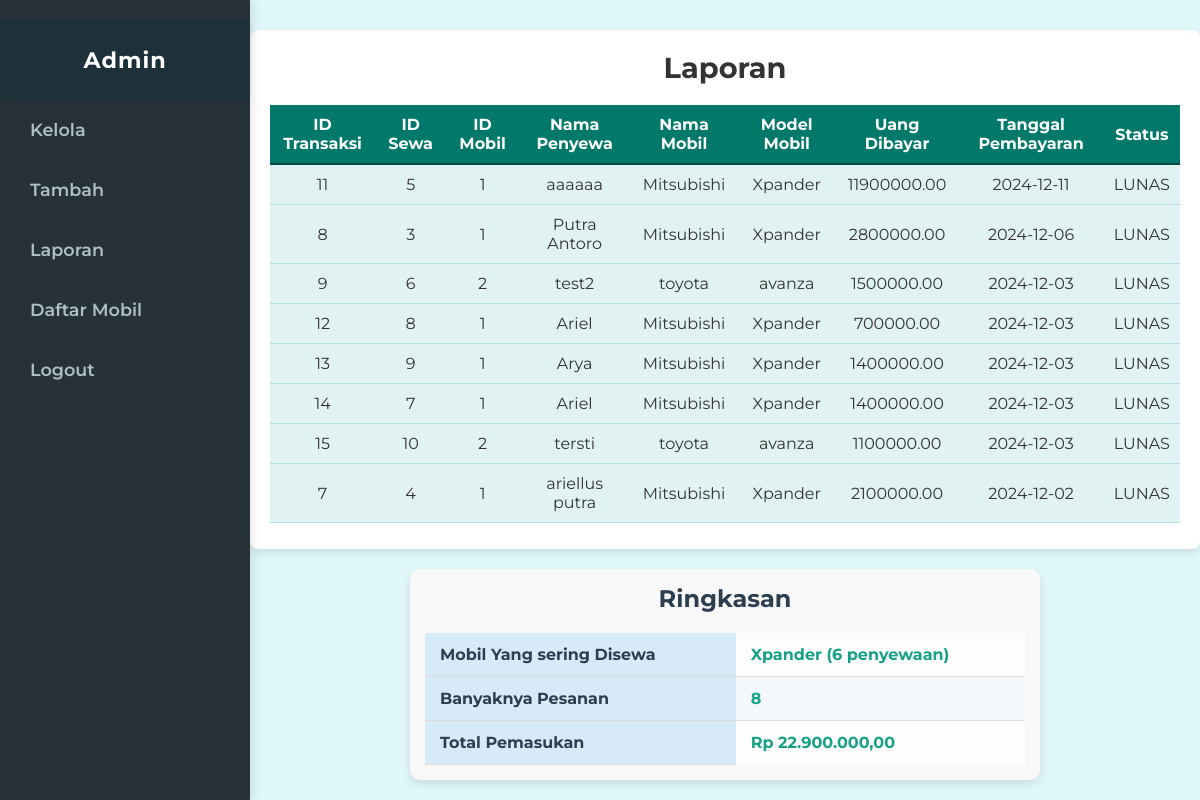
The app's page /laporan.php with its own data.
### tables this page shows
CREATE TABLE `transaksi` (
  `transaksi_id` int(11) NOT NULL,
  `sewa_id` int(11) DEFAULT NULL,
  `uang_dibayar` decimal(10,2) DEFAULT NULL,
  `tanggal_pembayaran` date DEFAULT NULL,
  `status` varchar(20) DEFAULT 'Belum Lunas'
);

CREATE TABLE `penyewaan` (
  `sewa_id` int(11) NOT NULL,
  `user_id` int(11) DEFAULT NULL,
  `mobil_id` int(11) DEFAULT NULL,
  `tanggal_sewa` date DEFAULT NULL,
  `tanggal_kembali` date DEFAULT NULL,
  `harga_total` decimal(10,2) DEFAULT NULL,
  `status_sewa` varchar(255) DEFAULT 'Menunggu Pembayaran',
  `alamat` varchar(255) DEFAULT NULL,
  `nama_penyewa` varchar(100) DEFAULT NULL
);

CREATE TABLE `mobil` (
  `mobil_id` int(11) NOT NULL,
  `nama_mobil` varchar(100) NOT NULL,
  `model_mobil` varchar(100) DEFAULT NULL,
  `harga_perhari` decimal(10,2) DEFAULT NULL,
  `status_ketersediaan` varchar(50) DEFAULT 'Available',
  `gambar` varchar(255) DEFAULT NULL,
  `jumlah_disewa` int(11) NOT NULL
);

### koneksi.php (called while the page is built, shortened)
<?php
    $hostname = "localhost";
    $username = "root";
    $password = "";
    $database = "sewamobil";
    $con = mysqli_connect($hostname, $username, $password, $database);
    function laporanKeuangan() {
        global $con;
        $query = "
            SELECT
                t.transaksi_id,
                p.sewa_id,
                m.mobil_id,
                p.nama_penyewa,
                m.nama_mobil,
                m.model_mobil,
                t.uang_dibayar,
                t.tanggal_pembayaran,
                t.status
            FROM
                transaksi t
            JOIN
                penyewaan p ON t.sewa_id = p.sewa_id
            JOIN
                mobil m ON p.mobil_id = m.mobil_id
            ORDER BY
                t.tanggal_pembayaran DESC
        ";
        $result = mysqli_query($con, $query);
        return $result;
    }
    function mobilSeringDipesan(){
        global $con;
        $query =
        "
        SELECT
            m.model_mobil, COUNT(*) AS jumlah_disewa
            FROM penyewaan p
            JOIN mobil m ON p.mobil_id = m.mobil_id
            GROUP BY m.model_mobil
            ORDER BY jumlah_disewa DESC
            LIMIT 1
        ";
        $result = mysqli_query($con, $query);
        return $result;
    }
    function totalPesanan(){
        global $con;
        $query = "SELECT COUNT(*) AS total_pesanan FROM penyewaan";
        $result = mysqli_query($con, $query);
        return $result;
    }
    function totalPemasukan(){
        global $con;
        $query =
         "
            SELECT SUM(uang_dibayar) AS total_pemasukan
            FROM transaksi
            WHERE status = 'Lunas'
        ";
        $result = mysqli_query($con, $query);
        return $result;
    }
?>

### laporan.php (the view, shortened to what this page needs)
<?php
    require("koneksi.php");
    $data = laporanKeuangan();
    $seringDipesanRow = mysqli_fetch_assoc(mobilSeringDipesan());
    $seringDipesan = $seringDipesanRow['model_mobil'] . " (" . $seringDipesanRow['jumlah_disewa'] . " penyewaan)";
    $totalPesananRow = mysqli_fetch_assoc(totalPesanan());
    $totalPesanan = $totalPesananRow['total_pesanan'];
    $totalPemasukanRow = mysqli_fetch_assoc(totalPemasukan());
    $totalPemasukan = "Rp " . number_format($totalPemasukanRow['total_pemasukan'], 2, ',', '.');
?>
<!DOCTYPE html>
<html lang="en">
<head>
    <link rel="stylesheet" href="./CSS/laporanStyle.css">
</head>
<body>
    <div class="sidebar">
        <header>Admin</header>
        <ul>
            <li><a href="adminKelola.php">Kelola</a></li>
            <li><a href="adminTambah.php">Tambah</a></li>
            <li><a href="laporan.php">Laporan</a></li>
            <li><a href="DaftarMobil.php">Daftar Mobil</a></li>
            <li><a href="logout.php">Logout</a></li>
        </ul>
    </div>
    <div class="daftarTransaksi">
        <h1>Laporan</h1>
            <table>
                <thead>
                    <tr>
                        <th>ID Transaksi</th>
                        <th>ID Sewa</th>
                        <th>ID Mobil</th>
                        <th>Nama Penyewa</th>
                        <th>Nama Mobil</th>
                        <th>Model Mobil</th>
                        <th>Uang Dibayar</th>
                        <th>Tanggal Pembayaran</th>
                        <th>Status</th>
                    </tr>
                </thead>
                <tbody>
                    <?php
                        while ($row = mysqli_fetch_assoc($data)) {
                            echo "
                                <tr>
                                    <td>" . $row["transaksi_id"] . "</td>
                                    <td>" . $row["sewa_id"] . "</td>
                                    <td>" . $row["mobil_id"] . "</td>
                                    <td>" . $row["nama_penyewa"] . "</td>
                                    <td>" . $row["nama_mobil"] . "</td>
                                    <td>" . $row["model_mobil"] . "</td>
                                    <td>" . $row["uang_dibayar"] . "</td>
                                    <td>" . $row["tanggal_pembayaran"] . "</td>
                                    <td>" . $row["status"] . "</td>
                                </tr>
                            ";
                        }
                    ?>
                </tbody>
            </table>
    </div>
    <div class="ringkasan">
        <h1>Ringkasan</h1>
        <table >
            <tr>
                <th>Mobil Yang sering Disewa </th>
                <td><?= $seringDipesan ?></td>
            </tr>
            <tr>
                <th>Banyaknya Pesanan</th>
                <td><?= $totalPesanan ?></td>
            </tr>
            <tr>
                <th>Total Pemasukan </th>
                <td><?= $totalPemasukan ?></td>
            </tr>
        </table>
    </div>
</body>
</html>

### CSS/laporanStyle.css (style rules this page uses)
* { margin: 0; padding: 0; font-family: 'Montserrat', 'Roboto', sans-serif; box-sizing: border-box; }
body { background-color: #e0f7fa; color: #333; display: flex; justify-content: center; align-items: center; flex-direction: column; height: 100vh; padding-left: 250px; }
.sidebar { position: fixed; left: 0; top: 0; width: 250px; height: 100%; background-color: #263238; box-shadow: 3px 0 10px rgba(0, 0, 0, 0.1); padding-top: 20px; transition: all 0.3s ease; }
.sidebar header { font-size: 1.4rem; color: #ffffff; text-align: center; line-height: 80px; background-color: #1c313a; font-weight: bold; letter-spacing: 1px; user-select: none; box-shadow: 0 2px 4px rgba(0, 0, 0, 0.1); }
.sidebar li { list-style: none; text-decoration: none; }
.sidebar ul a { display: block; height: 60px; padding-left: 30px; line-height: 60px; font-size: 1.1rem; color: #b0bec5; text-decoration: none; font-weight: 600; transition: all 0.3s ease; }
.daftarTransaksi { margin-top: 30px; background: #ffffff; border-radius: 8px; padding: 20px; box-shadow: 0 4px 8px rgba(0, 0, 0, 0.1); width: auto; display: inline-block; overflow-x: auto; }
.daftarTransaksi h1 { font-size: 1.8rem; margin-bottom: 20px; color: #333; text-align: center; }
table { width: 100%; border-collapse: collapse; margin: 20px 0; font-size: 1rem; text-align: left; min-width: 600px; }
table thead th { background-color: #00796b; color: #ffffff; padding: 10px; font-weight: bold; text-align: center; border-bottom: 2px solid #004d40; }
table tbody tr { background-color: #e0f2f1; }
table tbody td { padding: 10px; border-bottom: 1px solid #b2dfdb; text-align: center; }
.ringkasan { margin: 20px; padding: 15px; background-color: #f8f8f8; border-radius: 10px; box-shadow: 0 4px 8px rgba(0, 0, 0, 0.1); font-family: 'Arial', sans-serif; }
.ringkasan h1 { font-size: 24px; color: #2c3e50; text-align: center; margin-bottom: 20px; }
.ringkasan table { width: 100%; border-collapse: collapse; margin: 0 auto; }
.ringkasan th, .ringkasan td { text-align: left; padding: 12px 15px; border-bottom: 1px solid #ddd; font-size: 16px; }
.ringkasan th { background-color: #d6eaf8; color: #2c3e50; font-weight: bold; }
.ringkasan td { background-color: #fdfdfd; color: #34495e; }
.ringkasan tr:nth-child(even) td { background-color: #f4f8fc; }
.ringkasan tr:last-child td { border-bottom: none; }
.ringkasan td:last-child { font-weight: bold; color: #16a085; }

### records on screen
transaksi: transaksi_id "11", sewa.sewa_id "5", mobil.mobil_id "1", sewa.nama_penyewa "aaaaaa", mobil.nama_mobil "Mitsubishi", mobil.model_mobil "Xpander", uang_dibayar "11900000.00", tanggal_pembayaran "2024-12-11", status "LUNAS"
transaksi: transaksi_id "8", sewa.sewa_id "3", mobil.mobil_id "1", sewa.nama_penyewa "Putra Antoro", mobil.nama_mobil "Mitsubishi", mobil.model_mobil "Xpander", uang_dibayar "2800000.00", tanggal_pembayaran "2024-12-06", status "LUNAS"
transaksi: transaksi_id "9", sewa.sewa_id "6", mobil.mobil_id "2", sewa.nama_penyewa "test2", mobil.nama_mobil "toyota", mobil.model_mobil "avanza", uang_dibayar "1500000.00", tanggal_pembayaran "2024-12-03", status "LUNAS"
transaksi: transaksi_id "12", sewa.sewa_id "8", mobil.mobil_id "1", sewa.nama_penyewa "Ariel", mobil.nama_mobil "Mitsubishi", mobil.model_mobil "Xpander", uang_dibayar "700000.00", tanggal_pembayaran "2024-12-03", status "LUNAS"
transaksi: transaksi_id "13", sewa.sewa_id "9", mobil.mobil_id "1", sewa.nama_penyewa "Arya", mobil.nama_mobil "Mitsubishi", mobil.model_mobil "Xpander", uang_dibayar "1400000.00", tanggal_pembayaran "2024-12-03", status "LUNAS"
transaksi: transaksi_id "14", sewa.sewa_id "7", mobil.mobil_id "1", sewa.nama_penyewa "Ariel", mobil.nama_mobil "Mitsubishi", mobil.model_mobil "Xpander", uang_dibayar "1400000.00", tanggal_pembayaran "2024-12-03", status "LUNAS"
transaksi: transaksi_id "15", sewa.sewa_id "10", mobil.mobil_id "2", sewa.nama_penyewa "tersti", mobil.nama_mobil "toyota", mobil.model_mobil "avanza", uang_dibayar "1100000.00", tanggal_pembayaran "2024-12-03", status "LUNAS"
transaksi: transaksi_id "7", sewa.sewa_id "4", mobil.mobil_id "1", sewa.nama_penyewa "ariellus putra", mobil.nama_mobil "Mitsubishi", mobil.model_mobil "Xpander", uang_dibayar "2100000.00", tanggal_pembayaran "2024-12-02", status "LUNAS"

### other values on screen
$seringDipesan "Xpander (6 penyewaan)"
$totalPesanan "8"
$totalPemasukan "Rp 22.900.000,00"
